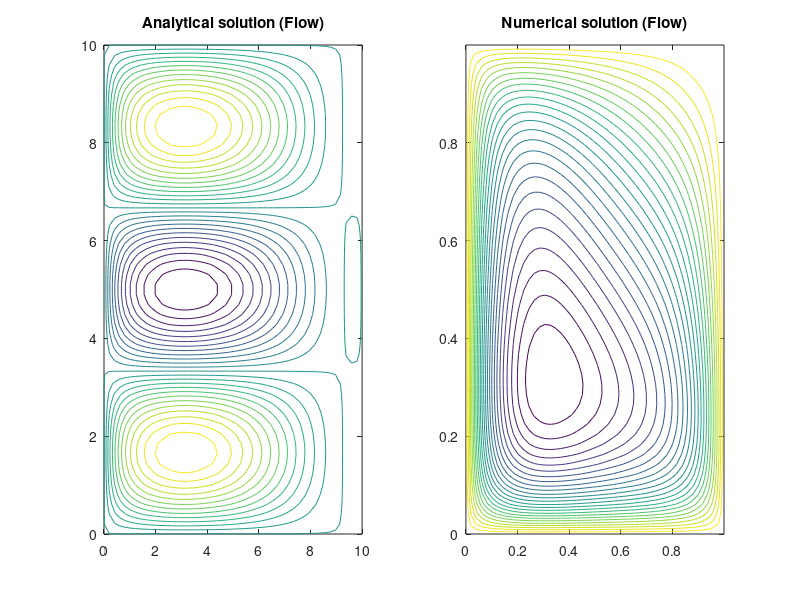

MATLAB code to generate this figure:
clf;

%------------------------------------------------------------------------------------------------------------------------
global F1 = 1;
global F2 = 3;
global G1 = 3;
global G2 = 3;
global l = 1;
global s = 3;
global m = 3;
global p = 1;
global r = 10;
global q = 10;
global r_l = (l.*pi)/r;
global r_s = (s.*pi)/r;
global q_m = (m.*pi)/q;
global q_p = (p.*pi)/q;
global mu = 0.2;
global beta = 0.2;
global N = 50;
global K = 50;
global M = 100;
global delta_x = 1/(N-1);
global delta_y = 1/(K-1);
global R = (beta*delta_x)/(2*mu);
%theta = coth(R)-1/R;
global theta = 1;
global gamma = 1;
%gamma = R*coth(R);
%gamma = 1 + abs(R);

%------------------------------------------------------------------------------------------------------------------------
% Coefficients of the analytical solution
A = -beta/(2.*mu)+sqrt((beta/(2.*mu)).^2+q_m.^2);
B = -beta/(2.*mu)-sqrt((beta/(2.*mu)).^2+q_m.^2);
D_1 = q_m.*(mu.*(r_l.^2+q_m.^2)*F1 + beta.*r_l.*F2)/(mu.^2.*(r_l.^2+q_m.^2).^2+beta.^2.*r_l.^2);
D_2 = q_m.*(mu.*(r_l.^2+q_m.^2)*F2 - beta.*r_l.*F1)/(mu.^2.*(r_l.^2+q_m.^2).^2+beta.^2.*r_l.^2);
C_1 = D_1*(exp(B.*r)-(-1).^l)/(exp(A.*r)-exp(B.*r));
C_2 = D_1*((-1).^l-exp(A.*r))/(exp(A.*r)-exp(B.*r));

A_bar = -beta/(2.*mu)+sqrt((beta/(2.*mu)).^2+q_p.^2);
B_bar = -beta/(2.*mu)-sqrt((beta/(2.*mu)).^2+q_p.^2);
D_1_bar = r_s.*(mu.*(r_s.^2+q_p.^2)*G2 - beta.*r_s.*G1)/(mu.^2.*(r_s.^2+q_p.^2).^2+beta.^2.*r_s.^2);
D_2_bar = -r_s.*(mu.*(r_s.^2+q_p.^2)*G1 + beta.*r_s.*G2)/(mu.^2.*(r_s.^2+q_p.^2).^2+beta.^2.*r_s.^2);
C_1_bar = D_1_bar*(exp(B_bar.*r)-(-1).^s)/(exp(A_bar.*r)-exp(B_bar.*r));
C_2_bar = D_1_bar*((-1).^s-exp(A_bar.*r))/(exp(A_bar.*r)-exp(B_bar.*r));
%------------------------------------------------------------------------------------------------------------------------
%------------------------------------------------------------------------------------------------------------------------
% the grids

x = zeros(1, N+1);
y = zeros(1, K+1);

for i = 1 : N;
  x(1,i)=(i-1)*delta_x;
endfor;

for j = 1 : K;
  y(1,j)=(j-1)*delta_y;
endfor;

function f_val = F(x, y)
  global F1;
  global F2;
  global G1;
  global G2;
  global q_p;
  global r_s;
  global q_m;
  global r_l;
  f_val = -q_m*(F1*cos(r_l*x)+F2*sin(r_l*x))*sin(q_m*y)-r_s*(-G2*cos(r_s*x)+G1*sin(r_s*x)*sin(q_p*y));
endfunction;

%------------------------------------------------------------------------------------------------------------------------
%------------------------------------------------------------------------------------------------------------------------
x1 = linspace(0, r, 50);
y1 = linspace(0, q, 50);
[xx1, yy1] = meshgrid(x1, y1);
Psi_analytic = (C_1.*exp(A.*xx1)+C_2.*exp(B.*xx1)+D_1.*cos(r_l.*xx1)+D_2.*sin(r_l.*xx1)).*sin(q_m.*yy1)
+ (C_1_bar.*exp(A_bar.*xx1)+C_2_bar.*exp(B_bar.*xx1)+D_1_bar.*cos(r_s.*xx1) + D_2_bar.*sin(r_s.*xx1)).*sin(q_p.*yy1);

%------------------------------------------------------------------------------------------------------------------------
Psi_x = zeros(N+1, K+1);
Psi_y = zeros(N+1, K+1);
Psi = zeros(N+1, K+1);
Psi_prev = zeros(N+1, K+1);
[xx, yy] = meshgrid(x, y);

for iter = 1 : M;
  disp("iter"), disp(iter)
  for j = 2 : K-1;
    for i = 2 : N-1;
      Psi(i,j) = ((mu*(gamma - R)*Psi(i - 1,j))/(delta_x*delta_x)+(mu*Psi(i,j-1))/(delta_y*delta_y)+ (mu*(gamma + R)*Psi_prev(i + 1,j))/(delta_x*delta_x)+(mu*Psi_prev(i,j+1))/(delta_y*delta_y))/((2*mu*gamma)/(delta_x*delta_x)+(2*mu)/(delta_y*delta_y))-F(x(1,i),y(1,j));
    endfor;
  endfor;

  clf;
  subplot (1, 2, 1)
  contour(xx1, yy1, Psi_analytic, 25);
  title ("Analytical solution (Flow)");

  subplot (1, 2, 2)
  contour(xx, yy, Psi, 25);
  title ("Numerical solution (Flow)");

  Psi_prev = Psi;
  pause(1);

  % Save previous calculation
  %for j = 1 : K;
   % for i = 1 : N;
    %  Psi_prev(i,j) = Psi(i,j);
    %endfor;
  %endfor;

endfor;
%------------------------------------------------------------------------------------------------------------------------



%for j = 1 : K;
%  Psi_x(1,j)=(1+R.*(theta+1)).*(Psi(2,j)-Psi(1,j))./delta_x-delta_x.*(1+theta).*F(x(1,1), y(1,j))/2;
%  Psi_x(N,j)=(1+R.*(theta-1)).*(Psi(N-1,j)-Psi(N,j))./delta_x+delta_x.*(1-theta).*F(x(1,N), y(1,j))/2;
%endfor;

%for i= 2 : N-1;
%  for j= 1 : K;
%    Psi_x(i,j)=(1-theta).*(1+R.*(theta+1)).*(Psi(i+1,j)-Psi(i,j))./(2*delta_x) + (1+theta).*(1+R.*(theta-1)).*(Psi(i-1,j)-Psi(i,j))./(2*delta_x);
%  endfor;
%endfor;

%for i = 1 : N;
%  Psi_y(i,1)=(Psi(i,2)-Psi(i,1))./delta_y - delta_y.*F(x(1,i), y(1,1))./(2*mu);
%  Psi_y(i,K)=(Psi(i,K)-Psi(i,K-1))./delta_y + delta_y.*F(x(1,i), y(1,K))./(2*mu);
%endfor;

%for i = 1 : N;
%  for j = 2 : K-1;
%    Psi_y(i,j)=(Psi(i,j+1)-Psi(i,j-1))./(2*delta_y);
%  endfor;
%endfor;

%x = linspace(0, r, 15);
%y = linspace(0, q, 15);
%[xx, yy] = meshgrid(x, y);

%h = quiver(xx, yy, Psi_x, Psi_y, 0.8);

%plot(0,0)
